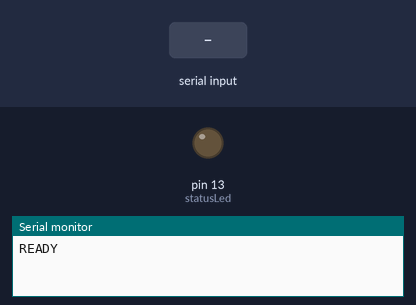
Bench run of a sketch on a simulated Arduino Uno, built with avr-gcc and run on an emulated ATmega328P. On the bench: output pins drawn as LEDs (lit = HIGH), the last lines printed to the serial monitor. The test bench sets the inputs (shaded band).

Above: at 1.2 s.
1.3 s: "GRASP\n" received over Serial
At 2.0 s:
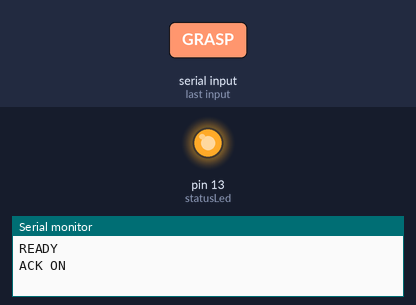
2.8 s: "RELEASE\n" received over Serial
At 3.1 s:
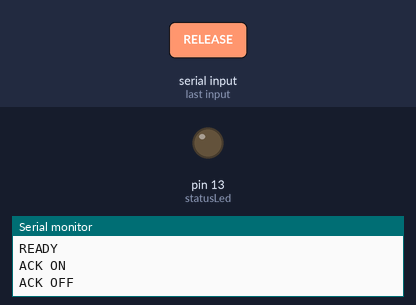
4.3 s: "BREAK\n" received over Serial
At 5.5 s:
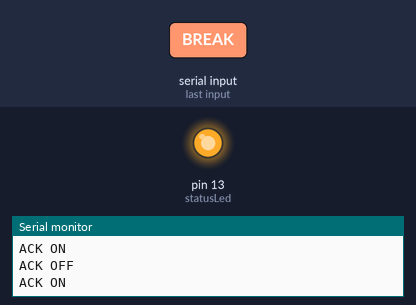
Timing chart, 0 to 7.3 s (numbered marks = the images above; inputs shaded):
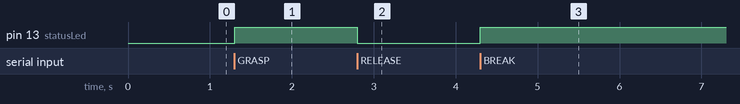

Measured:
- after the input at 1.3 s, pin 13 (statusLed): LOW → HIGH at once
- after the input at 2.8 s, pin 13 (statusLed): HIGH → LOW at once
- after the input at 4.3 s, pin 13 (statusLed): LOW → HIGH at once

The sketch:

ghostgrip_led_test.ino
```cpp
// Member 4 lesson 2: no external wiring needed.
// Open Serial Monitor at 115200 baud and send GRASP, RELEASE, or BREAK.
const int statusLed = LED_BUILTIN;

void setup() {
  pinMode(statusLed, OUTPUT);
  digitalWrite(statusLed, LOW);
  Serial.begin(115200);
  Serial.println("READY");
}

void loop() {
  if (Serial.available() > 0) {
    String command = Serial.readStringUntil('\n');
    command.trim();
    if (command == "GRASP" || command == "BREAK") {
      digitalWrite(statusLed, HIGH);
      Serial.println("ACK ON");
    } else if (command == "RELEASE") {
      digitalWrite(statusLed, LOW);
      Serial.println("ACK OFF");
    } else {
      Serial.println("UNKNOWN COMMAND");
    }
  }
}
```
